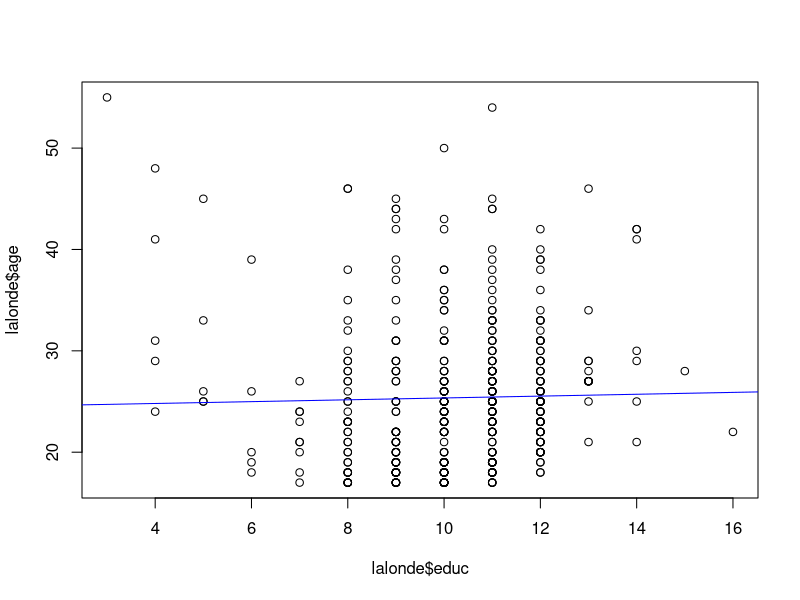

Generate this figure with R:
#Import the “lalonde” dataset. We will be using it for the following exercises. You can do so by calling the “Matching” library.

library(Matching)
data("lalonde")

#1. Build a linear model (lm) that uses educ to predict age. Plot education in the x-axis and age in the y-axis. Also include the linear model in the same graph. 

model <- lm(age ~ educ, data = lalonde)
model

plot(lalonde$educ, lalonde$age)
abline(lm(age ~ educ, data = lalonde), col="blue")

#2. Write a root mean square error (RMSE) function that takes observed y values and a linear model as inputs. 

mean((lalonde$age - predict(model))^2) # MSE = 50.27419
sqrt(mean((lalonde$age - predict(model))^2)) # RMSE = 7.09043

mean(model$residuals^2) # MSE = 50.27419
sqrt(mean(model$residuals^2)) # RMSE = 7.09043

sqrt(mean(model$residuals^2)) #7.09043

#3. Write a R-squared (R2) function that takes observed y values and a linear model as inputs

summary(model)$r.squared #0.0005273602
rsq <- 1 - sum(model$residuals^2)/sum((lalonde$age - mean(lalonde$age))^2)
rsq #0.0005273602
  
#4. Build a generalized linear model (glm) to predict treat with all the other variables. 
# Print the predicted "treat" values. These predicted values are called propensity score, which is an important concept later on. 
 
fit <- glm(treat ~ age + educ + black + hisp + married + nodegr + re74 + re75 + re78 + u74 + u75, data = lalonde)
fit
pred <- predict(fit)
pred # these are propensity scores
